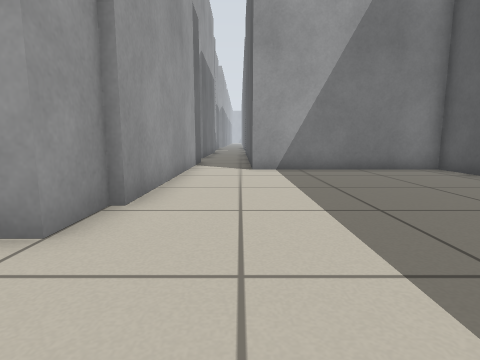
View 1 (above)

22 first-person views from a walk through a world built for the Player/Stage simulator. The camera is 0.5 m above the floor, tilts 8° down and sees 80° across. The lines on the ground mark 1 m squares. The floor is counted in squares, 0.5 m on a side. Each view is taken from the middle of a square. On the plan, view 1 faces up. The plan holds only what a view shows up to about 11 squares ahead; the rest is blank. The place goes on beyond the plan. The robots in the file are not drawn.

View 2
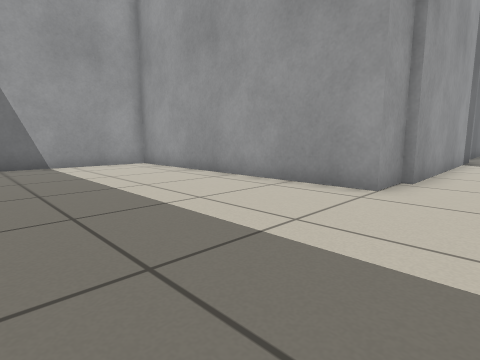

View 3
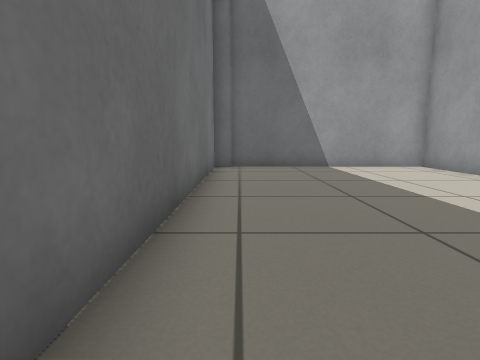

View 4
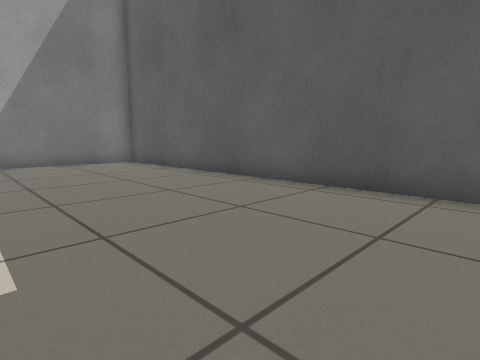

View 5
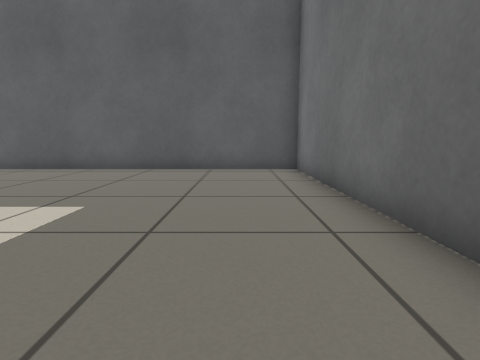

View 6
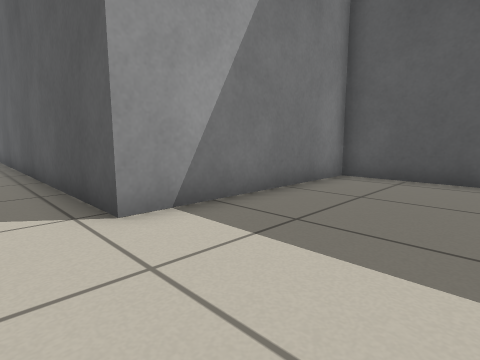

View 7
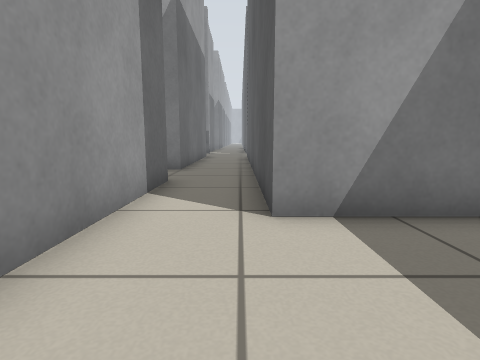

View 8
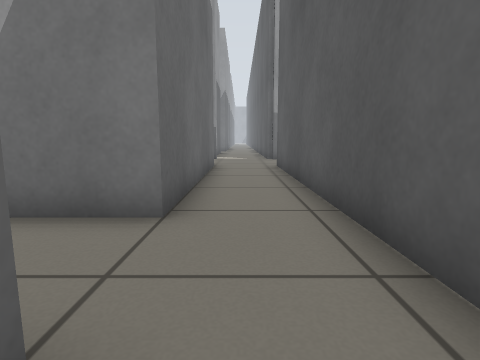

View 9
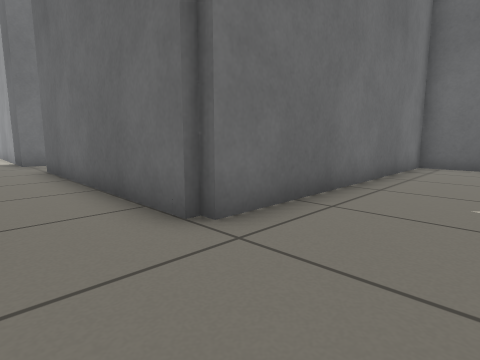

View 10
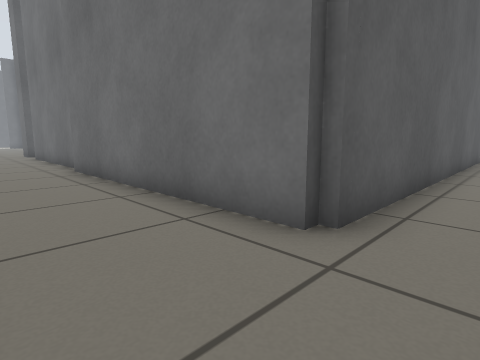

View 11
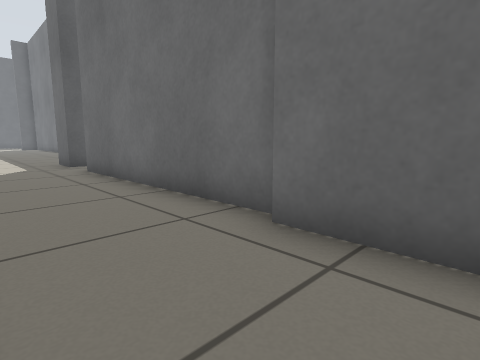

View 12
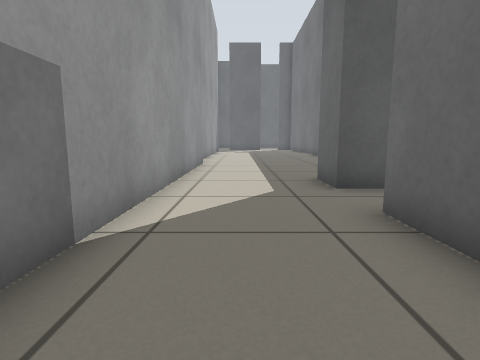

View 13
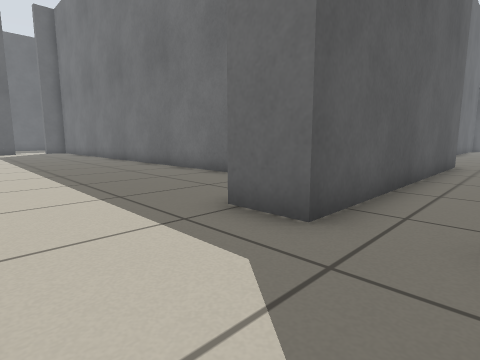

View 14
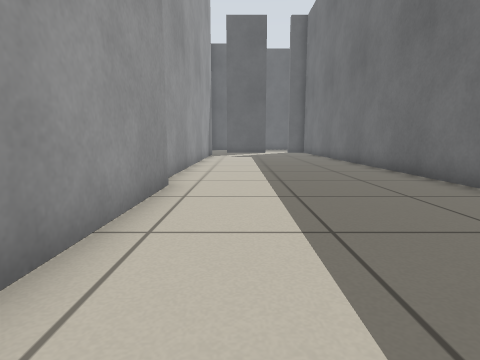

View 15
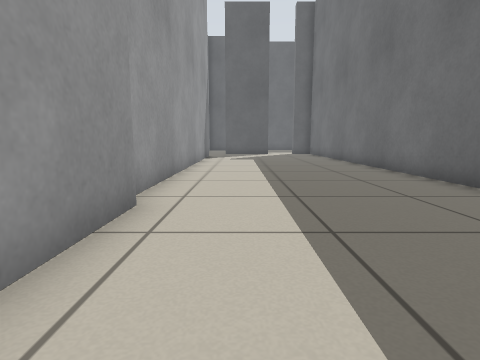

View 16
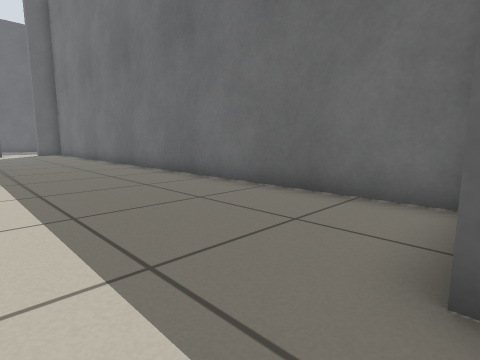

View 17
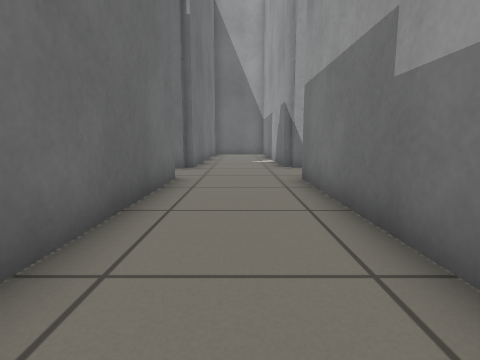

View 18
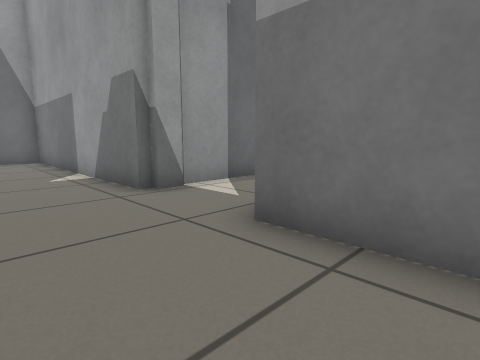

View 19
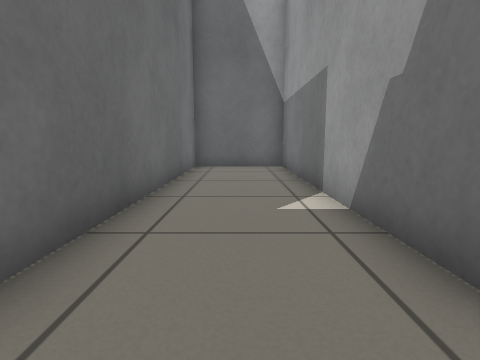

View 20
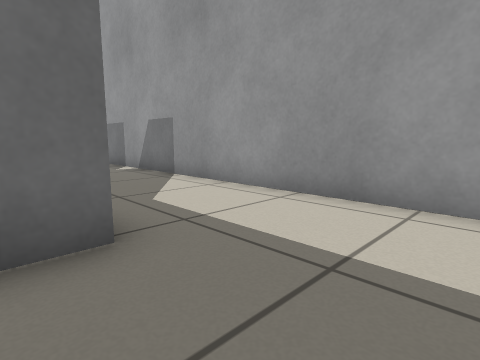

View 21
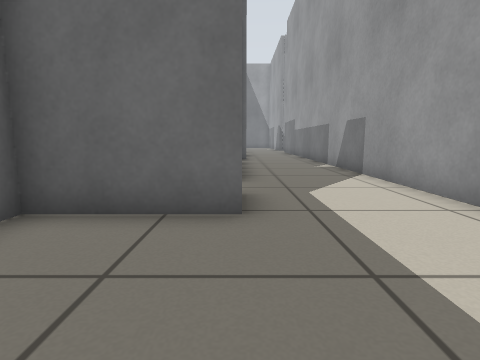

View 22
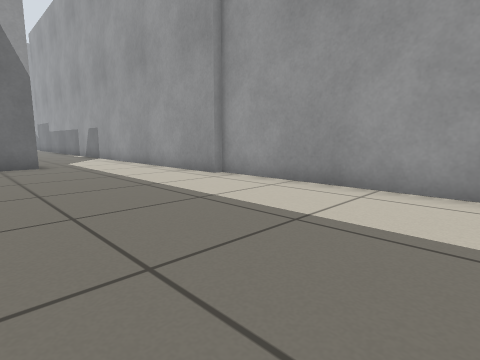

### Floor plan
Points are (right, up) in squares from view 1. A wall is a line through its corners. A room is listed if a view was taken in it or the views show most of it. See-through windows are left out.
Room 1 (views 1, 2, 3, 4, 5, 6, 7)
walls: (-2, 4.4) (-2, 2.8) (-11.7, 2.8) (-11.7, -4.4); (-1.8, 9.4) (-1.8, 4.2); (-11.4, -4.2) (-11.4, -4.9) (6.7, -4.9) (6.7, 9.6) (0.4, 9.6)
ways out: opening at (-1, 10) to room 2
Room 2 (view 8)
walls: (-2.6, 12.9) (-1.8, 12.9) (-1.8, 9.4); (-2, 15.6) (-4, 15.6); (0.4, 9.6) (0.4, 15.6)
ways out: opening at (-1, 10) to room 1; opening at (-1, 16) to room 3
Room 3 (views 9, 10, 11, 12, 13, 14, 16, 17, 18, 19)
walls: (6.2, 26.6) (0.6, 26.6); (9.2, 23) (16.9, 23); (-2.2, 27.5) (-2.2, 26.9); (-2.5, 27) (-2.5, 26.6) (-11.7, 26.6) (-11.7, 23.3) (-2, 23.3) (-2, 15.6); (0.4, 15.6) (0.4, 23.3) (9.1, 23.3); (18.8, 23) (20.2, 23); (20.6, 26.6) (11.4, 26.6)
ways out: opening at (-1, 16) to room 2; opening at (19.5, 25) to room 4; opening at (17.5, 23)
Room 4 (views 15, 20, 21, 22)
walls: (25.3, 26.6) (20.6, 26.6); (20.2, 23) (20.2, 20) (32.5, 20); (32.4, 26.9) (25.3, 26.9)
ways out: opening at (19.5, 25) to room 3

Positions as (right, up) in squares from view 1, and headings:
1: (0, 0), facing up
2: (0, -3), facing up-left
3: (-1, -4), facing left
4: (1, -3), facing up-right
5: (-3, -3), facing right
6: (-1, 6), facing up-right
7: (0, 6), facing up
8: (-1, 12), facing up
9: (0, 26), facing down-left
10: (-1, 26), facing down-right
11: (7, 26), facing down-right
12: (13, 25), facing right
13: (17, 26), facing down-right
14: (19, 25), facing right
15: (21, 25), facing right
16: (20, 25), facing down-right
17: (8, 25), facing left
18: (3, 24), facing up-left
19: (-1, 25), facing left
20: (23, 22), facing up-left
21: (24, 23), facing left
22: (32, 21), facing up-left
